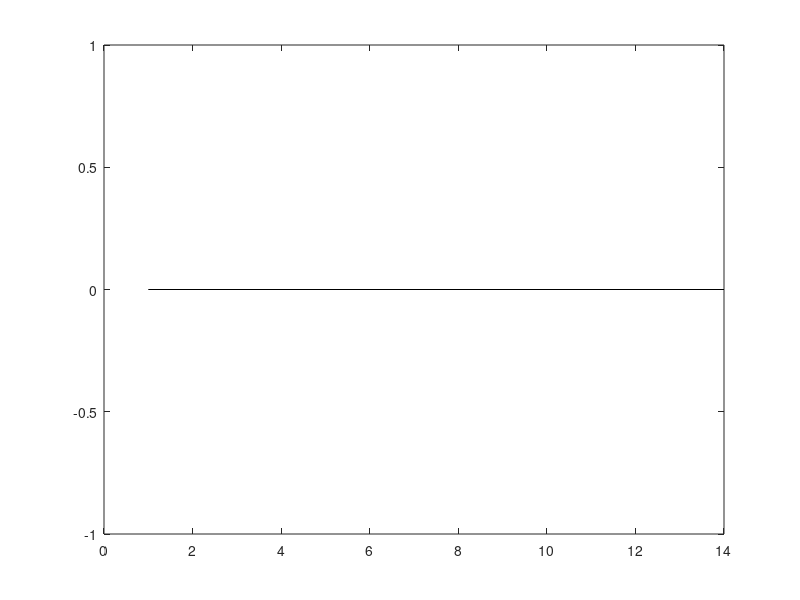

Write the MATLAB code that produced this figure. (Note: this script raises an error after producing the figure.)
clc; clear all; close all
%% original ROI
clc; clear all; close all
load RevisionBetas
beta1= RevisionBetas.ConfH;
beta2= RevisionBetas.IntH;
plot([1 14],[0 0],'k-');
    hold on;
    m  =mean(beta1,1);
    s = std(beta1,1)/sqrt(20);
    x=1:size(s,2);
    x = -1:.2:14;
    ban = [132,112,255]/255;
    shadedErrorBar(x,m,s,'r');
    hold on
    clear m
    clear s
    m  =mean(beta2,1);
    s = std(beta2,1)/sqrt(20);
    x=1:size(s,2);
    x = -1:.2:14;
    ban = [132,112,255]/255;
    shadedErrorBar(x,m,s,'b');

        ax= gca;
ax.XTick =[-1 3 7 11 15];
%ax.XTick =[-1 18 37 56 76];
xticklabels({'-2','2','6','10','14'})
ax.XAxis.Color = [0 0 0];
ax.YAxis.Color = 'black';
set(gca,'linewidth',1.25)
box off
hold on
h = refline(0,0);
h(1).LineWidth = 2;
h.Color = 'black';

%xlabel('Time relative to revision onset')

    %ylabel('Effect on BOLD signal')

set(gca,'fontsize',22)
xticklabels({'-2','2','6','10','14'})
%%
hold on
h = refline(0,0);
h(1).LineWidth = 2;
h.Color = 'black';
%ylim([-.8 .7])
xlim([-1.5 15])
h = xline(0,'--k');
h(1).LineWidth = 2;
%%
b2 = beta1(:,16:56);
for s = 1 :20
    temp = b2;
    temp(s,:)=[];
    m_t = mean(temp);
    index = find(m_t ==  max(m_t));
    v(s,1) = b2(s,index);
end
[h,p,w] = signrank(v,0)
figure
x=.2*ones(1,20);
h = scatter(x, v(:,1),40,'filled','MarkerFaceColor','r');
hold on
scatter(.21,mean(v(:,1)),40,'filled','black')
h = errorbar(.21,mean(v(:,1)),std(v(:,1))/sqrt(length(v(:,1))),'black');
h(1).LineWidth = 2;

h(1).LineWidth = 2;
box off
ax= gca;
ax.XAxis.Color = [0 0 0];
ax.YAxis.Color = 'black';
set(gca,'linewidth',1.25)
box off
ax.XTick =[];
%xlim([.19 .22])
%xlabel({'Beta at ','Estimate(t2)[a.u]'})
%ylabel('beta estimate [a.u]')
set(gca,'fontsize',22)
%%
hold on
b2 = beta2(:,16:56);
for s = 1 :20
    temp = b2;
    temp(s,:)=[];
    m_t = mean(temp);
    index = find(m_t ==  max(m_t));
    v(s,1) = b2(s,index);
end
[h,p,w] = signrank(v,0)
%figure
x=.3*ones(1,20);
h = scatter(x, v(:,1),40,'filled','MarkerFaceColor','b');
hold on
scatter(.31,mean(v(:,1)),40,'filled','black')
h = errorbar(.31,mean(v(:,1)),std(v(:,1))/sqrt(length(v(:,1))),'black');
h(1).LineWidth = 2;

h(1).LineWidth = 2;
box off
ax= gca;
ax.XAxis.Color = [0 0 0];
ax.YAxis.Color = 'black';
set(gca,'linewidth',1.25)
box off
ax.XTick =[];
xlim([.19 .32])
%xlabel({'Beta at ','Estimate(t2)[a.u]'})
%ylabel('beta estimate [a.u]')
set(gca,'fontsize',22)
%% Qiet al. 2018
figure
load betas_dacc_Qi
beta1= beta_conf;
beta2= beta_int;
plot([1 14],[0 0],'k-');
    hold on;
    m  =mean(beta1,1);
    s = std(beta1,1)/sqrt(20);
    x=1:size(s,2);
    x = -1:.2:14;
    ban = [132,112,255]/255;
    shadedErrorBar(x,m,s,'r');
    hold on
    clear m
    clear s
    m  =mean(beta2,1);
    s = std(beta2,1)/sqrt(20);
    x=1:size(s,2);
    x = -1:.2:14;
    ban = [132,112,255]/255;
    shadedErrorBar(x,m,s,'b');

        ax= gca;
ax.XTick =[-1 3 7 11 15];
%ax.XTick =[-1 18 37 56 76];
xticklabels({'-2','2','6','10','14'})
ax.XAxis.Color = [0 0 0];
ax.YAxis.Color = 'black';
set(gca,'linewidth',1.25)
box off
hold on
h = refline(0,0);
h(1).LineWidth = 2;
h.Color = 'black';

%xlabel('Time relative to revision onset')

    %ylabel('Effect on BOLD signal')

set(gca,'fontsize',22)
xticklabels({'-2','2','6','10','14'})
%%
hold on
h = refline(0,0);
h(1).LineWidth = 2;
h.Color = 'black';
%ylim([-.8 .7])
xlim([-1.5 15])
h = xline(0,'--k');
h(1).LineWidth = 2;
%%
b2 = beta1(:,16:56);
for s = 1 :20
    temp = b2;
    temp(s,:)=[];
    m_t = mean(temp);
    index = find(m_t ==  max(m_t));
    v(s,1) = b2(s,index);
end
[h,p,w] = signrank(v,0)
figure
x=.2*ones(1,20);
h = scatter(x, v(:,1),40,'filled','MarkerFaceColor','r');
hold on
scatter(.21,mean(v(:,1)),40,'filled','black')
h = errorbar(.21,mean(v(:,1)),std(v(:,1))/sqrt(length(v(:,1))),'black');
h(1).LineWidth = 2;

h(1).LineWidth = 2;
box off
ax= gca;
ax.XAxis.Color = [0 0 0];
ax.YAxis.Color = 'black';
set(gca,'linewidth',1.25)
box off
ax.XTick =[];
%xlim([.19 .22])
%xlabel({'Beta at ','Estimate(t2)[a.u]'})
%ylabel('beta estimate [a.u]')
set(gca,'fontsize',22)
%%
hold on
b2 = beta2(:,16:56);
for s = 1 :20
    temp = b2;
    temp(s,:)=[];
    m_t = mean(temp);
    index = find(m_t ==  max(m_t));
    v(s,1) = b2(s,index);
end
[h,p,w] = signrank(v,0)
%figure
x=.3*ones(1,20);
h = scatter(x, v(:,1),40,'filled','MarkerFaceColor','b');
hold on
scatter(.31,mean(v(:,1)),40,'filled','black')
h = errorbar(.31,mean(v(:,1)),std(v(:,1))/sqrt(length(v(:,1))),'black');
h(1).LineWidth = 2;

h(1).LineWidth = 2;
box off
ax= gca;
ax.XAxis.Color = [0 0 0];
ax.YAxis.Color = 'black';
set(gca,'linewidth',1.25)
box off
ax.XTick =[];
xlim([.19 .32])
%xlabel({'Beta at ','Estimate(t2)[a.u]'})
%ylabel('beta estimate [a.u]')
set(gca,'fontsize',22)
%% Wu et al.
figure
load betas_dacc_Wu
beta1= beta_conf;
beta2= beta_int;
plot([1 14],[0 0],'k-');
    hold on;
    m  =mean(beta1,1);
    s = std(beta1,1)/sqrt(20);
    x=1:size(s,2);
    x = -1:.2:14;
    ban = [132,112,255]/255;
    shadedErrorBar(x,m,s,'r');
    hold on
    clear m
    clear s
    m  =mean(beta2,1);
    s = std(beta2,1)/sqrt(20);
    x=1:size(s,2);
    x = -1:.2:14;
    ban = [132,112,255]/255;
    shadedErrorBar(x,m,s,'b');

        ax= gca;
ax.XTick =[-1 3 7 11 15];
%ax.XTick =[-1 18 37 56 76];
xticklabels({'-2','2','6','10','14'})
ax.XAxis.Color = [0 0 0];
ax.YAxis.Color = 'black';
set(gca,'linewidth',1.25)
box off
hold on
h = refline(0,0);
h(1).LineWidth = 2;
h.Color = 'black';

%xlabel('Time relative to revision onset')

    %ylabel('Effect on BOLD signal')

set(gca,'fontsize',22)
xticklabels({'-2','2','6','10','14'})
%%
hold on
h = refline(0,0);
h(1).LineWidth = 2;
h.Color = 'black';
%ylim([-.8 .7])
xlim([-1.5 15])
h = xline(0,'--k');
h(1).LineWidth = 2;
%%
b2 = beta1(:,16:56);
for s = 1 :20
    temp = b2;
    temp(s,:)=[];
    m_t = mean(temp);
    index = find(m_t ==  max(m_t));
    v(s,1) = b2(s,index);
end
[h,p,w] = signrank(v,0)
figure
x=.2*ones(1,20);
h = scatter(x, v(:,1),40,'filled','MarkerFaceColor','r');
hold on
scatter(.21,mean(v(:,1)),40,'filled','black')
h = errorbar(.21,mean(v(:,1)),std(v(:,1))/sqrt(length(v(:,1))),'black');
h(1).LineWidth = 2;

h(1).LineWidth = 2;
box off
ax= gca;
ax.XAxis.Color = [0 0 0];
ax.YAxis.Color = 'black';
set(gca,'linewidth',1.25)
box off
ax.XTick =[];
%xlim([.19 .22])
%xlabel({'Beta at ','Estimate(t2)[a.u]'})
%ylabel('beta estimate [a.u]')
set(gca,'fontsize',22)
%%
hold on
b2 = beta2(:,16:56);
for s = 1 :20
    temp = b2;
    temp(s,:)=[];
    m_t = mean(temp);
    index = find(m_t ==  max(m_t));
    v(s,1) = b2(s,index);
end
[h,p,w] = signrank(v,0)
%figure
x=.3*ones(1,20);
h = scatter(x, v(:,1),40,'filled','MarkerFaceColor','b');
hold on
scatter(.31,mean(v(:,1)),40,'filled','black')
h = errorbar(.31,mean(v(:,1)),std(v(:,1))/sqrt(length(v(:,1))),'black');
h(1).LineWidth = 2;

h(1).LineWidth = 2;
box off
ax= gca;
ax.XAxis.Color = [0 0 0];
ax.YAxis.Color = 'black';
set(gca,'linewidth',1.25)
box off
ax.XTick =[];
xlim([.19 .32])
%xlabel({'Beta at ','Estimate(t2)[a.u]'})
%ylabel('beta estimate [a.u]')
set(gca,'fontsize',22)
%% combined
figure
load betas_dacc_combined
beta1= beta_conf;
beta2= beta_int;
plot([1 14],[0 0],'k-');
    hold on;
    m  =mean(beta1,1);
    s = std(beta1,1)/sqrt(20);
    x=1:size(s,2);
    x = -1:.2:14;
    ban = [132,112,255]/255;
    shadedErrorBar(x,m,s,'r');
    hold on
    clear m
    clear s
    m  =mean(beta2,1);
    s = std(beta2,1)/sqrt(20);
    x=1:size(s,2);
    x = -1:.2:14;
    ban = [132,112,255]/255;
    shadedErrorBar(x,m,s,'b');

        ax= gca;
ax.XTick =[-1 3 7 11 15];
%ax.XTick =[-1 18 37 56 76];
xticklabels({'-2','2','6','10','14'})
ax.XAxis.Color = [0 0 0];
ax.YAxis.Color = 'black';
set(gca,'linewidth',1.25)
box off
hold on
h = refline(0,0);
h(1).LineWidth = 2;
h.Color = 'black';

%xlabel('Time relative to revision onset')

    %ylabel('Effect on BOLD signal')

set(gca,'fontsize',22)
xticklabels({'-2','2','6','10','14'})
%%
hold on
h = refline(0,0);
h(1).LineWidth = 2;
h.Color = 'black';
%ylim([-.8 .7])
xlim([-1.5 15])
h = xline(0,'--k');
h(1).LineWidth = 2;
%%
b2 = beta1(:,16:56);
for s = 1 :20
    temp = b2;
    temp(s,:)=[];
    m_t = mean(temp);
    index = find(m_t ==  max(m_t));
    v(s,1) = b2(s,index);
end
[h,p,w] = signrank(v,0)
figure
x=.2*ones(1,20);
h = scatter(x, v(:,1),40,'filled','MarkerFaceColor','r');
hold on
scatter(.21,mean(v(:,1)),40,'filled','black')
h = errorbar(.21,mean(v(:,1)),std(v(:,1))/sqrt(length(v(:,1))),'black');
h(1).LineWidth = 2;

h(1).LineWidth = 2;
box off
ax= gca;
ax.XAxis.Color = [0 0 0];
ax.YAxis.Color = 'black';
set(gca,'linewidth',1.25)
box off
ax.XTick =[];
%xlim([.19 .22])
%xlabel({'Beta at ','Estimate(t2)[a.u]'})
%ylabel('beta estimate [a.u]')
set(gca,'fontsize',22)
%%
hold on
b2 = beta2(:,16:56);
for s = 1 :20
    temp = b2;
    temp(s,:)=[];
    m_t = mean(temp);
    index = find(m_t ==  max(m_t));
    v(s,1) = b2(s,index);
end
[h,p,w] = signrank(v,0)
%figure
x=.3*ones(1,20);
h = scatter(x, v(:,1),40,'filled','MarkerFaceColor','b');
hold on
scatter(.31,mean(v(:,1)),40,'filled','black')
h = errorbar(.31,mean(v(:,1)),std(v(:,1))/sqrt(length(v(:,1))),'black');
h(1).LineWidth = 2;

h(1).LineWidth = 2;
box off
ax= gca;
ax.XAxis.Color = [0 0 0];
ax.YAxis.Color = 'black';
set(gca,'linewidth',1.25)
box off
ax.XTick =[];
xlim([.19 .32])
%xlabel({'Beta at ','Estimate(t2)[a.u]'})
%ylabel('beta estimate [a.u]')
set(gca,'fontsize',22)